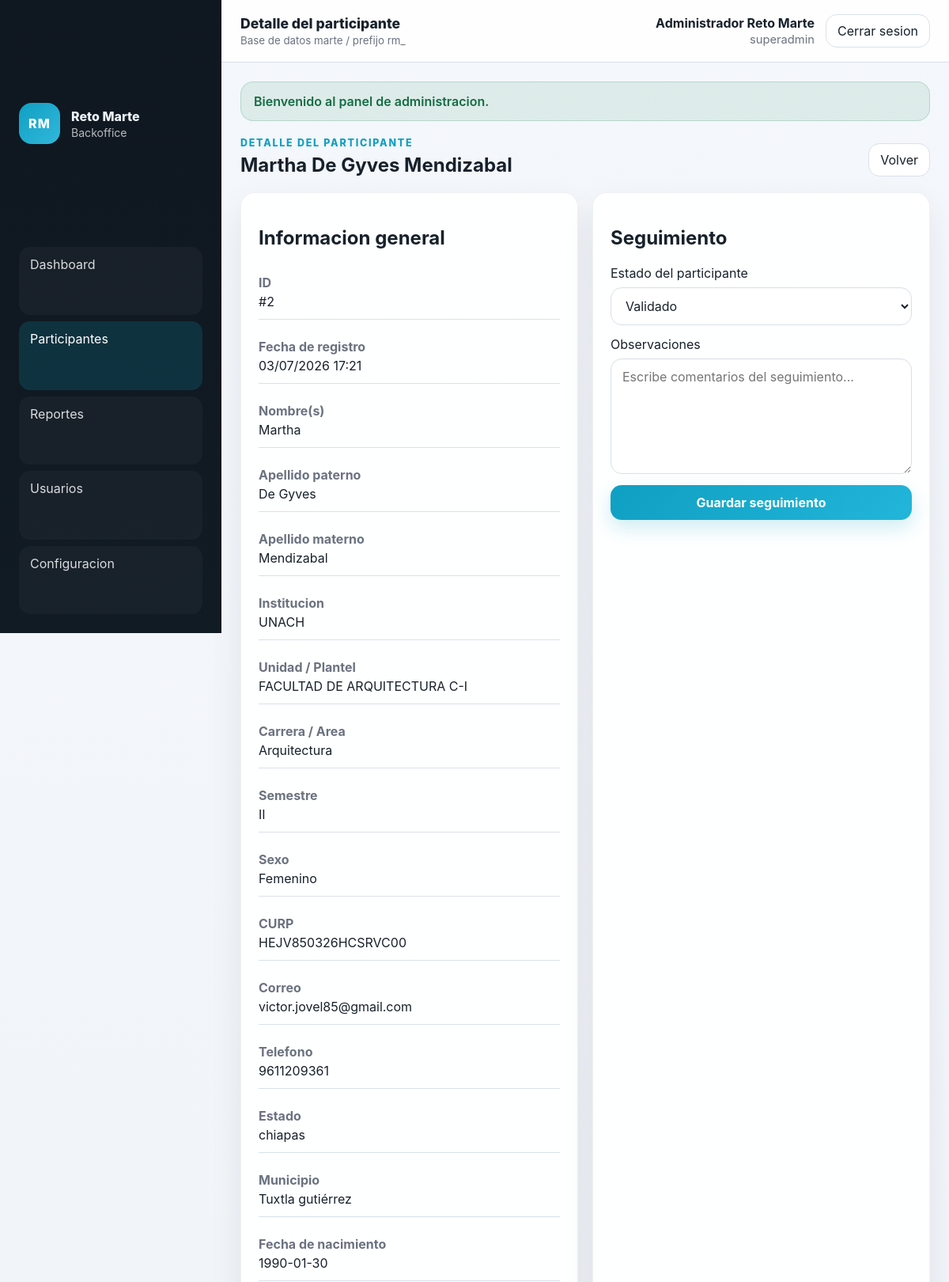
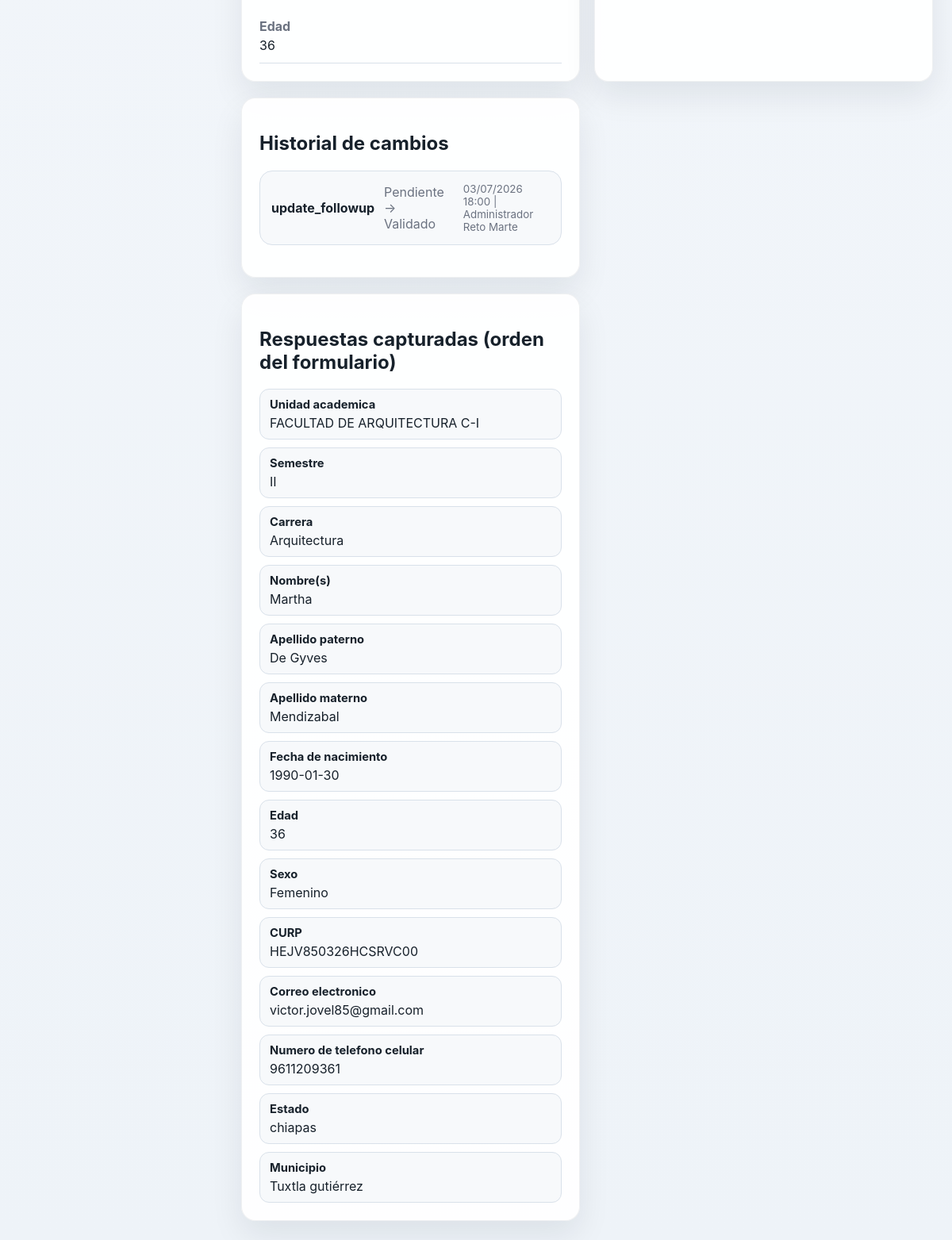
Screenshot of /admin/index.php?route=participant_show&id=2 (signed in) with the database file from the repository (2 pictures, top to bottom).
### tables this page shows
CREATE TABLE `rm_historial` (
  `rm_history_id` bigint(20) UNSIGNED NOT NULL,
  `participant_id` bigint(20) UNSIGNED NOT NULL,
  `user_id` bigint(20) UNSIGNED DEFAULT NULL,
  `action_name` varchar(80) NOT NULL,
  `old_status` varchar(50) DEFAULT NULL,
  `new_status` varchar(50) DEFAULT NULL,
  `old_observations` text DEFAULT NULL,
  `new_observations` text DEFAULT NULL,
  `created_at` timestamp NOT NULL DEFAULT current_timestamp()
);

CREATE TABLE `rm_usuarios` (
  `rm_user_id` bigint(20) UNSIGNED NOT NULL,
  `username` varchar(80) NOT NULL,
  `password_hash` varchar(255) NOT NULL,
  `full_name` varchar(150) NOT NULL,
  `email` varchar(190) DEFAULT NULL,
  `role_name` enum('superadmin','admin','editor') NOT NULL DEFAULT 'admin',
  `is_active` tinyint(1) NOT NULL DEFAULT 1,
  `last_login_at` timestamp NULL DEFAULT NULL,
  `created_at` timestamp NOT NULL DEFAULT current_timestamp(),
  `updated_at` timestamp NOT NULL DEFAULT current_timestamp() ON UPDATE current_timestamp()
);

CREATE TABLE `rm_participants` (
  `rm_participant_id` bigint(20) UNSIGNED NOT NULL,
  `institution` enum('unach','cobach') NOT NULL,
  `first_name` varchar(120) NOT NULL,
  `last_name_paternal` varchar(120) NOT NULL,
  `last_name_maternal` varchar(120) NOT NULL,
  `birthdate` date NOT NULL,
  `age` tinyint(3) UNSIGNED NOT NULL,
  `gender` varchar(30) NOT NULL,
  `curp` varchar(18) NOT NULL,
  `email` varchar(190) NOT NULL,
  `phone` varchar(30) NOT NULL,
  `state_name` varchar(120) NOT NULL,
  `city_name` varchar(120) NOT NULL,
  `semester` varchar(8) NOT NULL,
  `unach_unit` varchar(255) DEFAULT NULL,
  `unach_major` varchar(180) DEFAULT NULL,
  `cobach_campus` varchar(180) DEFAULT NULL,
  `cobach_area` varchar(180) DEFAULT NULL,
  `responsiva_file_path` varchar(255) DEFAULT NULL,
  `certificado_file_path` varchar(255) DEFAULT NULL,
  `created_at` timestamp NOT NULL DEFAULT current_timestamp(),
  `updated_at` timestamp NOT NULL DEFAULT current_timestamp() ON UPDATE current_timestamp()
);

### admin/app/helpers.php (called while the page is built, shortened)
<?php
function admin_h(?string $value): string
{
    return htmlspecialchars((string)$value, ENT_QUOTES, 'UTF-8');
}
function admin_url(string $route, array $params = []): string
{
    $query = array_merge(['route' => $route], $params);
    return 'index.php?' . http_build_query($query);
}
function admin_asset(string $path): string
{
    return 'assets/' . ltrim($path, '/');
}
function admin_flash_get(): ?array
{
    $flash = $_SESSION['_rm_flash'];
    return is_array($flash) ? $flash : null;
}
function admin_render(string $view, array $data = []): void
{
    extract($data, EXTR_SKIP);
    $viewFile = RM_VIEWS_PATH . '/' . $view . '.php';
    include $viewFile;
    $content = ob_get_clean();
    $layoutFile = RM_VIEWS_PATH . '/layout.php';
    include $layoutFile;
}
function admin_format_date(?string $value): string
{
    $timestamp = strtotime($value);
    return $timestamp ? date('d/m/Y H:i', $timestamp) : $value;
}

### admin/app/controllers/BackofficeController.php (called while the page is built, shortened)
<?php
class BackofficeController
{
    public function participantShow(): void
    {
        $participantId = (int) ($_GET['id'] ?? 0);
        $participant = $this->model->findParticipant($participantId);
        admin_render('participants/show', [
            'pageTitle' => 'Detalle del participante',
            'route' => 'participants',
            'participant' => $participant,
            'submission' => $this->model->findSubmission($participantId),
            'documents' => $this->model->getDocuments($participantId),
            'history' => $this->model->getObservationsHistory($participantId),
            'currentUser' => admin_current_user(),
        ]);
    }
}

### admin/index.php (called while the page is built, shortened)
<?php
$pdo = rm_get_pdo();
$model = new BackofficeModel($pdo);
$authController = new AuthController($model);
$backofficeController = new BackofficeController($model);
$route = $_GET['route'] ?? (admin_is_logged_in() ? 'dashboard' : 'login');
$routes = [
	'login' => [$authController, 'showLogin'],
	'authenticate' => [$authController, 'login'],
	'logout' => [$authController, 'logout'],
	'dashboard' => [$backofficeController, 'dashboard'],
	'participants' => [$backofficeController, 'participants'],
	'participant_show' => [$backofficeController, 'participantShow'],
	'reports' => [$backofficeController, 'reports'],
	'export' => [$backofficeController, 'export'],
	'users' => [$backofficeController, 'users'],
	'settings' => [$backofficeController, 'settings'],
	'not_found' => [$backofficeController, 'notFound'],
];
$action = $routes[$route] ?? $routes['not_found'];
call_user_func($action, $route);

### admin/app/models/BackofficeModel.php (called while the page is built, shortened)
<?php
class BackofficeModel
{
    public function currentStatusJoinSql(): string
    {
        return "LEFT JOIN (
            SELECT o1.*
            FROM rm_observaciones o1
            INNER JOIN (
                SELECT participant_id, MAX(rm_observation_id) AS latest_id
                FROM rm_observaciones
                GROUP BY participant_id
            ) latest ON latest.latest_id = o1.rm_observation_id
        ) obs ON obs.participant_id = p.rm_participant_id";
    }
    public function findParticipant(int $id): ?array
    {
        $statusJoin = $this->currentStatusJoinSql();
        $stmt = $this->pdo->prepare("SELECT
            p.*,
            CONCAT_WS(' ', p.first_name, p.last_name_paternal, p.last_name_maternal) AS full_name,
            CASE WHEN p.institution = 'unach' THEN p.unach_unit ELSE p.cobach_campus END AS location_label,
            CASE WHEN p.institution = 'unach' THEN p.unach_major ELSE p.cobach_area END AS program_label,
            COALESCE(obs.status, 'Pendiente') AS current_status,
            COALESCE(obs.observations, '') AS current_observations,
            obs.rm_observation_id AS observation_id,
            obs.updated_at AS observation_updated_at
            FROM rm_participants p {$statusJoin}
            WHERE p.rm_participant_id = :id
            LIMIT 1");
        $stmt->execute(['id' => $id]);
        $participant = $stmt->fetch();
        return $participant ?: null;
    }
    public function findSubmission(int $participantId): ?array
    {
        $stmt = $this->pdo->prepare('SELECT * FROM rm_participant_submissions WHERE participant_id = :id LIMIT 1');
        $stmt->execute(['id' => $participantId]);
        $submission = $stmt->fetch();
        return $submission ?: null;
    }
    public function getObservationsHistory(int $participantId): array
    {
        $stmt = $this->pdo->prepare('SELECT o.*, u.full_name AS admin_name FROM rm_historial o LEFT JOIN rm_usuarios u ON u.rm_user_id = o.user_id WHERE o.participant_id = :id ORDER BY o.created_at DESC, o.rm_history_id DESC');
        $stmt->execute(['id' => $participantId]);
        return $stmt->fetchAll();
    }
    public function getDocuments(int $participantId): array
    {
        $stmt = $this->pdo->prepare('SELECT * FROM rm_participant_documents WHERE participant_id = :id ORDER BY created_at DESC, rm_document_id DESC');
        $stmt->execute(['id' => $participantId]);
        $documents = $stmt->fetchAll();
        $participantStmt = $this->pdo->prepare('SELECT responsiva_file_path, certificado_file_path FROM rm_participants WHERE rm_participant_id = :id LIMIT 1');
        $participantStmt->execute(['id' => $participantId]);
        $participant = $participantStmt->fetch() ?: null;
        return $documents;
    }
}

### admin/app/views/participants/show.php (the view, shortened to what this page needs)
<?php
$formData = is_array($submission ?? null) ? $submission : $participant;
?>
<section class="page-head">
  <div>
    <p class="eyebrow">Detalle del participante</p>
    <h1><?= admin_h($participant['full_name']) ?></h1>
  </div>
  <div class="page-actions">
    <a class="secondary-link" href="<?= admin_url('participants') ?>">Volver</a>
  </div>
</section>
<section class="detail-grid">
  <article class="detail-card">
    <h2>Informacion general</h2>
    <dl class="detail-list">
      <div><dt>ID</dt><dd>#<?= admin_h((string) $participant['rm_participant_id']) ?></dd></div>
      <div><dt>Fecha de registro</dt><dd><?= admin_h(admin_format_date($participant['created_at'])) ?></dd></div>
      <div><dt>Nombre(s)</dt><dd><?= admin_h($participant['first_name']) ?></dd></div>
      <div><dt>Apellido paterno</dt><dd><?= admin_h($participant['last_name_paternal']) ?></dd></div>
      <div><dt>Apellido materno</dt><dd><?= admin_h($participant['last_name_maternal']) ?></dd></div>
      <div><dt>Institucion</dt><dd><?= admin_h(strtoupper($participant['institution'])) ?></dd></div>
      <div><dt>Unidad / Plantel</dt><dd><?= admin_h($participant['location_label'] ?: '-') ?></dd></div>
      <div><dt>Carrera / Area</dt><dd><?= admin_h($participant['program_label'] ?: '-') ?></dd></div>
      <div><dt>Semestre</dt><dd><?= admin_h($participant['semester']) ?></dd></div>
      <div><dt>Sexo</dt><dd><?= admin_h($participant['gender']) ?></dd></div>
      <div><dt>CURP</dt><dd><?= admin_h($participant['curp']) ?></dd></div>
      <div><dt>Correo</dt><dd><?= admin_h($participant['email']) ?></dd></div>
      <div><dt>Telefono</dt><dd><?= admin_h($participant['phone']) ?></dd></div>
      <div><dt>Estado</dt><dd><?= admin_h($participant['state_name']) ?></dd></div>
      <div><dt>Municipio</dt><dd><?= admin_h($participant['city_name']) ?></dd></div>
      <div><dt>Fecha de nacimiento</dt><dd><?= admin_h($participant['birthdate']) ?></dd></div>
      <div><dt>Edad</dt><dd><?= admin_h((string) $participant['age']) ?></dd></div>
    </dl>
  </article>
  <article class="detail-card">
    <h2>Seguimiento</h2>
    <form method="post" action="<?= admin_url('participant_show', ['id' => $participant['rm_participant_id']]) ?>" class="followup-form">
      <label>
        <span>Estado del participante</span>
        <select name="status" required>
          <?php foreach (['Pendiente', 'Validado', 'Rechazado'] as $status): ?>
            <option value="<?= admin_h($status) ?>" <?= ($participant['current_status'] ?? 'Pendiente') === $status ? 'selected' : '' ?>><?= admin_h($status) ?></option>
          <?php endforeach; ?>
        </select>
      </label>
      <label>
        <span>Observaciones</span>
        <textarea name="observations" rows="6" placeholder="Escribe comentarios del seguimiento..."><?= admin_h($participant['current_observations'] ?? '') ?></textarea>
      </label>
      <button type="submit">Guardar seguimiento</button>
    </form>
  </article>
</section>
<section class="detail-grid two-up">
  <article class="detail-card">
    <h2>Historial de cambios</h2>
    <div class="history-list">
      <?php if (empty($history)): ?>
        <p class="muted">Aun no hay movimientos registrados.</p>
      <?php else: ?>
        <?php foreach ($history as $item): ?>
          <div class="history-item">
            <strong><?= admin_h($item['action_name']) ?></strong>
            <span><?= admin_h(($item['old_status'] ?? 'Pendiente') . ' -> ' . ($item['new_status'] ?? 'Pendiente')) ?></span>
            <small><?= admin_h(admin_format_date($item['created_at'])) ?><?= !empty($item['admin_name']) ? ' | ' . admin_h($item['admin_name']) : '' ?></small>
          </div>
        <?php endforeach; ?>
      <?php endif; ?>
    </div>
  </article>
</section>
<section class="detail-grid two-up">
  <article class="detail-card">
    <h2>Respuestas capturadas (orden del formulario)</h2>
    <div class="response-order-list">
      <?php foreach ($orderedResponses as $label => $value): ?>
        <div class="response-order-item">
          <strong><?= admin_h($label) ?></strong>
          <span><?= admin_h((string)($value !== '' ? $value : '-')) ?></span>
        </div>
      <?php endforeach; ?>
    </div>
  </article>
</section>

### admin/app/views/layout.php (shortened to what this page needs)
<!doctype html>
<html lang="es">
<head>
  <link rel="stylesheet" href="<?= admin_asset('admin.css') ?>" />
</head>
<body class="admin-shell">
  <div class="admin-app">
    <aside class="sidebar" id="sidebar">
      <div class="brand-block">
        <div class="brand-mark">RM</div>
        <div>
          <strong>Reto Marte</strong>
          <span>Backoffice</span>
        </div>
      </div>
      <nav class="sidebar-nav">
        <a class="<?= ($route ?? '') === 'dashboard' ? 'active' : '' ?>" href="<?= admin_url('dashboard') ?>">Dashboard</a>
        <a class="<?= ($route ?? '') === 'participants' ? 'active' : '' ?>" href="<?= admin_url('participants') ?>">Participantes</a>
        <a class="<?= ($route ?? '') === 'reports' ? 'active' : '' ?>" href="<?= admin_url('reports') ?>">Reportes</a>
        <a class="<?= ($route ?? '') === 'users' ? 'active' : '' ?>" href="<?= admin_url('users') ?>">Usuarios</a>
        <a class="<?= ($route ?? '') === 'settings' ? 'active' : '' ?>" href="<?= admin_url('settings') ?>">Configuracion</a>
      </nav>
    </aside>
    <div class="admin-main">
      <header class="topbar">
        <div class="topbar-title">
          <span><?= admin_h($pageTitle ?? 'Panel') ?></span>
          <small>Base de datos marte / prefijo rm_</small>
        </div>
        <div class="topbar-user">
          <div class="user-meta">
            <strong><?= admin_h($currentUser['full_name'] ?? 'Administrador') ?></strong>
            <span><?= admin_h($currentUser['role_name'] ?? 'admin') ?></span>
          </div>
          <a class="logout-link" href="<?= admin_url('logout') ?>">Cerrar sesion</a>
        </div>
      </header>
      <main class="content-wrap">
        <?php if ($flash = admin_flash_get()): ?>
          <div class="flash flash-<?= admin_h($flash['type'] ?? 'info') ?>"><?= admin_h($flash['message'] ?? '') ?></div>
        <?php endif; ?>
        <?= $content ?>
      </main>
    </div>
  </div>
</body>
</html>

### rows the page displays
rm_historial: user.full_name "Administrador Reto Marte", status "Validado", action_name "update_followup", old_status+new_status "Pendiente -> Validado", created_at "03/07/2026 18:00"
rm_participants: rm_participant_id "2", created_at "03/07/2026 17:21", first_name "Martha", last_name_paternal "De Gyves", last_name_maternal "Mendizabal", institution "UNACH", semester "II", gender "Femenino", curp "HEJV850326HCSRVC00", email "victor.jovel85@gmail.com", phone "9611209361", state_name "chiapas", city_name "Tuxtla gutiérrez", birthdate "1990-01-30", age "36"

### other values shown
admin_h($pageTitle ?? 'Panel') "Detalle del participante"
admin_h($currentUser['role_name'] ?? 'admin') "superadmin"
admin_h($flash['message'] ?? '') "Bienvenido al panel de administracion."
admin_h($participant['full_name']) "Martha De Gyves Mendizabal"
admin_h($participant['location_label'] ?: '-') "FACULTAD DE ARQUITECTURA C-I"
admin_h($participant['program_label'] ?: '-') "Arquitectura"
admin_h($label) "Unidad academica"
admin_h((string)($value !== '' ? $value : '-')) "FACULTAD DE ARQUITECTURA C-I"
admin_h($label) "Semestre"
admin_h((string)($value !== '' ? $value : '-')) "II"
admin_h($label) "Carrera"
admin_h((string)($value !== '' ? $value : '-')) "Arquitectura"
admin_h($label) "Nombre(s)"
admin_h((string)($value !== '' ? $value : '-')) "Martha"
admin_h($label) "Apellido paterno"
